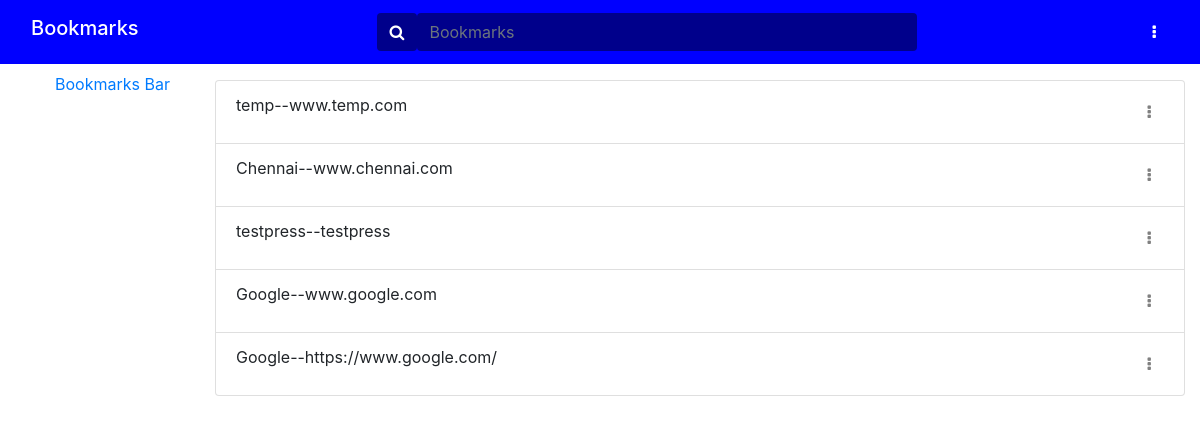
Before: /bookmarks/ with the older database file.
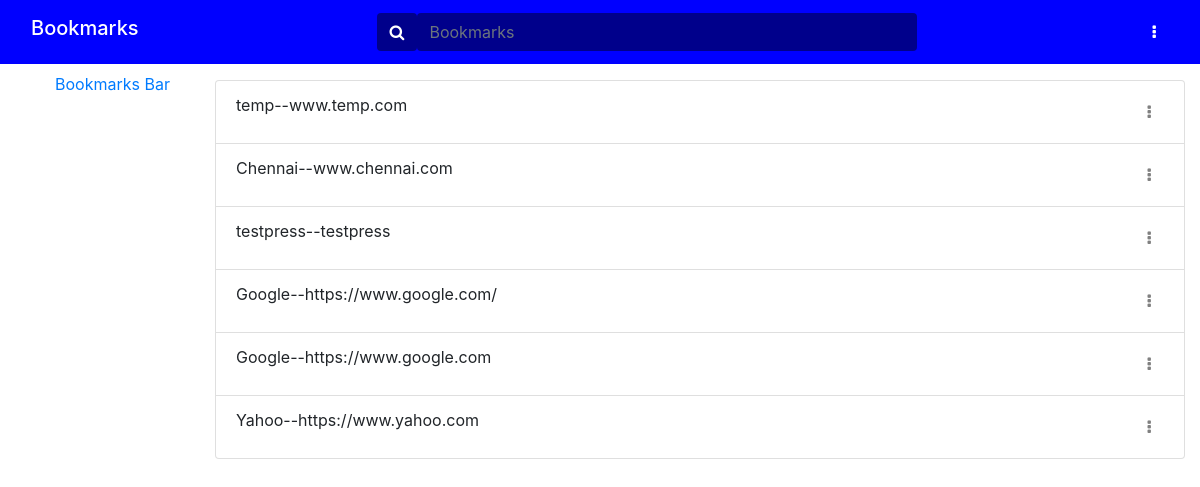
After: the same page with the newer database file.
### bookmarksapp/models.py (models this page shows, shortened)
class Bookmarks(models.Model):
    name = models.CharField(max_length=200, help_text='Enter a webpage name')
    url = models.CharField(max_length=200, help_text='Enter a webpage url')
    description = models.CharField(max_length=200, help_text='Enter a webpage description')
    tags = TaggableManager(help_text='Enter webpage tags')

### bookmarksapp/views.py (the view)
# urls.py: path('', views.index, name='index'),
def index(request):
    bookmarks = Bookmarks.objects.all()
    namefilter = BookmarksFilter(request.GET, queryset=bookmarks)
    if(request.POST):
        form = BookmarkForms(request.POST)
    else:
        form = BookmarkForms(initial={'url':'https://www.'})
    if (form.is_valid()):
        form.save()
    context = {
        'filter': namefilter,
        'form': form
    }
    return render(request, 'bookmarks.html', context=context)

### bookmarksapp/forms.py
class BookmarkForms(forms.ModelForm):
    class Meta:
        model = Bookmarks
        fields = ['name','url']

### bookmarksapp/templates/bookmarks.html (shortened to what this page needs)
<!DOCTYPE html>
<html lang="en">
<head>
  <link rel="stylesheet" href="https://cdn.jsdelivr.net/npm/bootstrap@4.5.3/dist/css/bootstrap.min.css">
  <link rel="stylesheet" href="https://maxcdn.bootstrapcdn.com/font-awesome/4.4.0/css/font-awesome.min.css">
  <link rel="stylesheet" href="https://cdnjs.cloudflare.com/ajax/libs/font-awesome/4.7.0/css/font-awesome.min.css">
  {% load static %}
  <link rel="stylesheet" href="{% static 'css/styles.css' %}">
</head>
<body>
 <nav class="navbar navbar-expand-lg" style="background-color: blue">
  <div class="container-fluid" >
    <h2 class="navbar-brand" style="color: white;">Bookmarks</h2>
    <div class="input-group container-fluid" style="width: 50%;">
      <form method="get" style="display:flex; width: 100%;">
      <div class="input-group-append">
        <button class="btn" type="submit" style="background-color: darkblue;">
          <i class="fa fa-search" style="color: white;"></i>
        </button>
      </div>
      <input style="background-color:darkblue ; border: darkblue; color: white;" type="text" class="form-control" name="name" id="id_name" placeholder="Bookmarks">
      </form>
    </div>
  <div class="dropdown show">
    <a class="btn" href="#" role="button" id="dropdownMenuLink" data-toggle="dropdown" aria-haspopup="true" aria-expanded="false">
      <i class="fa fa-ellipsis-v" style="color: white;"></i>
    </a>
  </div>
  </div>
</nav>
<div class="container-fluid">
    <div class="row">
      <div class="mysidebar col-sm-2 pt-2">
        <ul class="sidebar-nav" style="list-style-type: none;">
          <li><a class= "mysidebar-menu" href="">Bookmarks Bar</a></li>
        </ul>
      </div>
  <div class="col-sm-10 pt-3">
    {% if filter.qs %}
    <ul class="list-group">
    {% for bookmark in filter.qs %}
        <li class="list-group-item">{{ bookmark.name }}--{{ bookmark.url }}
        <div class="dropdown show" style="display: inline-block; float: right;">
          <a class="btn" href="#" role="button" id="dropdownItemLink" data-toggle="dropdown" aria-haspopup="true" aria-expanded="false">
            <i class="fa fa-ellipsis-v" style="color: grey;"></i>
          </a>
        </div>
        </li>
    {% endfor %}
    </ul>
  {% else %}
    <p>There are no bookmarks.</p>
  {% endif %}
    </div>
  </div>
</div>
</body>
</html>

Changed rows visible on the page:
removed Bookmarks: name "Google", url "www.google.com"
added Bookmarks: name "Google", url "https://www.google.com"
added Bookmarks: name "Yahoo", url "https://www.yahoo.com"
